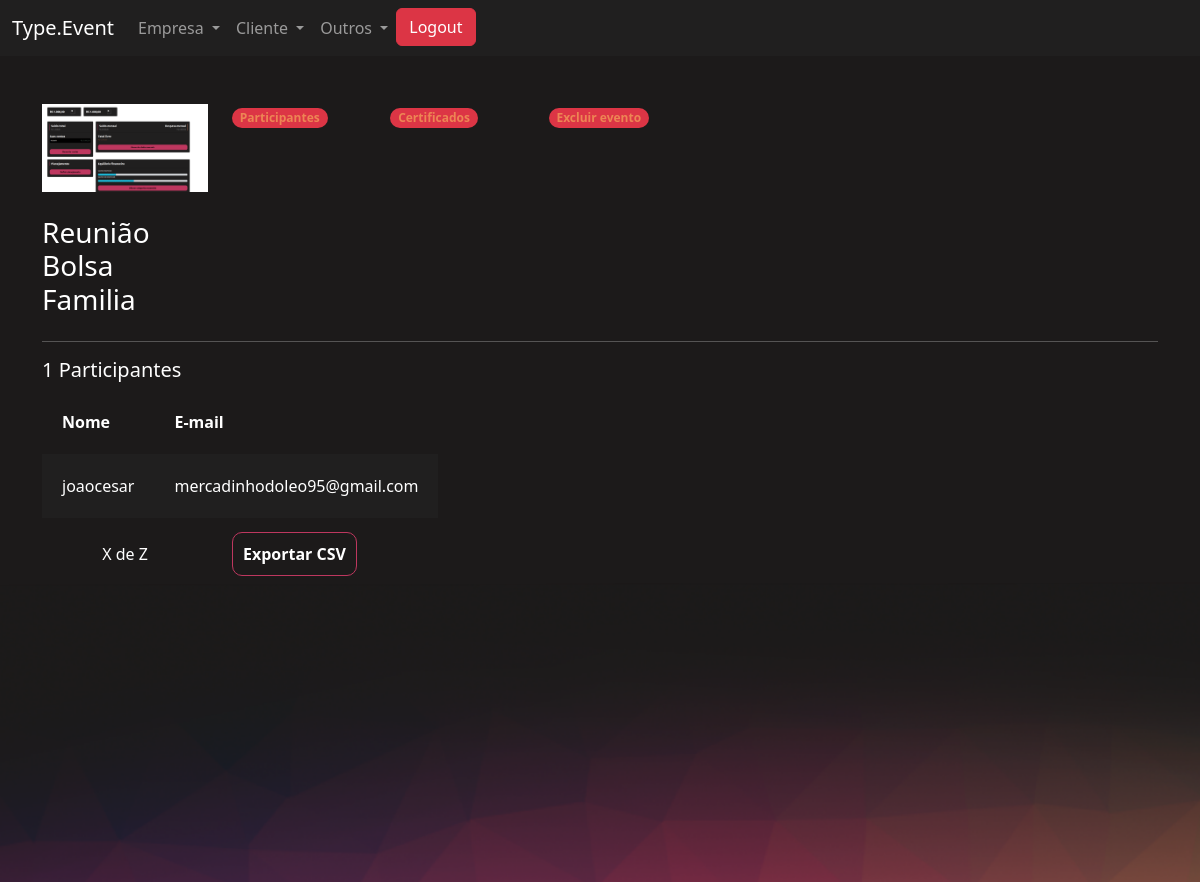
/eventos/participantes_evento/9/ (signed in), run on the app's committed database.
### eventos/models.py (models this page shows, shortened)
class Evento(models.Model):
    criador = models.ForeignKey(User, on_delete=models.DO_NOTHING, null=True, blank=True)
    nome = models.CharField(max_length=200)
    descricao = models.TextField()
    data_inicio = models.DateField()
    data_termino = models.DateField()
    carga_horaria = models.IntegerField()
    logo = models.ImageField(upload_to="logos")
    participantes = models.ManyToManyField(User, related_name="evento_participante", null=True, blank=True)
    cor_principal = models.CharField(max_length=7)
    cor_secundaria = models.CharField(max_length=7)
    cor_fundo = models.CharField(max_length=7)

### eventos/views.py (the view)
# urls.py: path('participantes_evento/<int:id>/', views.participantes_evento, name="participantes_evento"),
def participantes_evento(request, id):
    evento = get_object_or_404(Evento, id=id)
    if not evento.criador == request.user:
        raise Http404('Esse evento não possui ao usuário logado.')
    if request.method == "GET":
        participantes = evento.participantes.all()[::3]
        return render(request, 'participantes_evento.html', {'participantes': participantes, 'evento': evento})

### eventos/templates/participantes_evento.html (shortened to what this page needs)
{% extends "bases/base_evento.html" %}
{% load static %}
{% block 'importacoes' %}
    <link href="{% static 'evento/css/gerenciar_evento.css' %}" rel="stylesheet">
{% endblock %}
{% block 'conteudo' %}
    <div class="container">
        <br>
        <br>
        <div class="row">
            <div class="col-md-2">
                <img width="100%" src="/media/{{evento.logo}}">
                <br>
                <br>
                <h3>{{evento.nome}}</h3>
            </div>
            <div class="col-md">
                <div class="row">
                    <div class="col-md-2">
                        <span class="badge rounded-pill text-bg-danger"><a class="link" href="{% url 'participantes_evento' evento.id %}">Participantes</a></span>
                    </div>
                    <div class="col-md-2">
                        <span class="badge rounded-pill text-bg-danger"><a class="link" href="{% url 'certificados_evento' evento.id %}">Certificados</a></span>
                    </div>
					<div class="col-md-2">
						<span class="badge rounded-pill text-bg-danger"><a class="link" href="#">Excluir evento</a></span>
					</div>
                </div>
            </div>
        </div>
        <hr>
        <div class="row">
            <h5>{{evento.participantes.all.count}} Participantes</h5>
            <div class="col-md-4">
                <table>
                    <tr>
                        <th>Nome</th>
                        <th>E-mail</th>
                    </tr>
                    {% for participante in participantes %}
                        <tr class="{% cycle 'linha' 'linha2' %}">
                            <td>{{participante.username}}</td>
                            <td>{{participante.email}}</td>
                        </tr>
                    {% endfor %}
                </table>
                <br>
                <div class="row">
                    <div class="col-md text-center">
                        <p>X de Z</p>
                    </div>
                    <div class="col-md ">
                        <a href="{% url 'gerar_csv' evento.id %}" class="btn-principal" style="text-decoration: none;">Exportar CSV</a>
                    </div>
                </div>
            </div>
        </div>
    </div>
{% endblock %}

### templates/static/geral/css/base.css (style rules this page uses)
body { color: white !important; }
:root { --main-color: #201F1F; --dark-color: #1C1A1A; --contrast-color: #BE375F; --differential-color: #ED8554; }

### templates/static/evento/css/gerenciar_evento.css (style rules this page uses)
table { width: 100%; padding: 20px; }
.linha { height: 40px; background-color: var(--main-color); padding: 20px; }
td, th { padding: 20px; }

### templates/static/evento/css/evento.css (style rules this page uses)
body { background-color: #1C1A1A; }

### templates/static/usuarios/css/usuarios.css (style rules this page uses)
.link { color: var(--differential-color); text-decoration: none; }
.btn-principal { background-color: transparent; border: 1px solid var(--contrast-color); color: white; padding: 10px; border-radius: 10px; font-weight: bold; }

### data on the page
Evento: logo (picture), nome "Reunião Bolsa Familia", participantes.all.count "1"

### other printed values
{{ participante.username }} "joaocesar"
{{ participante.email }} "mercadinhodoleo95@gmail.com"
